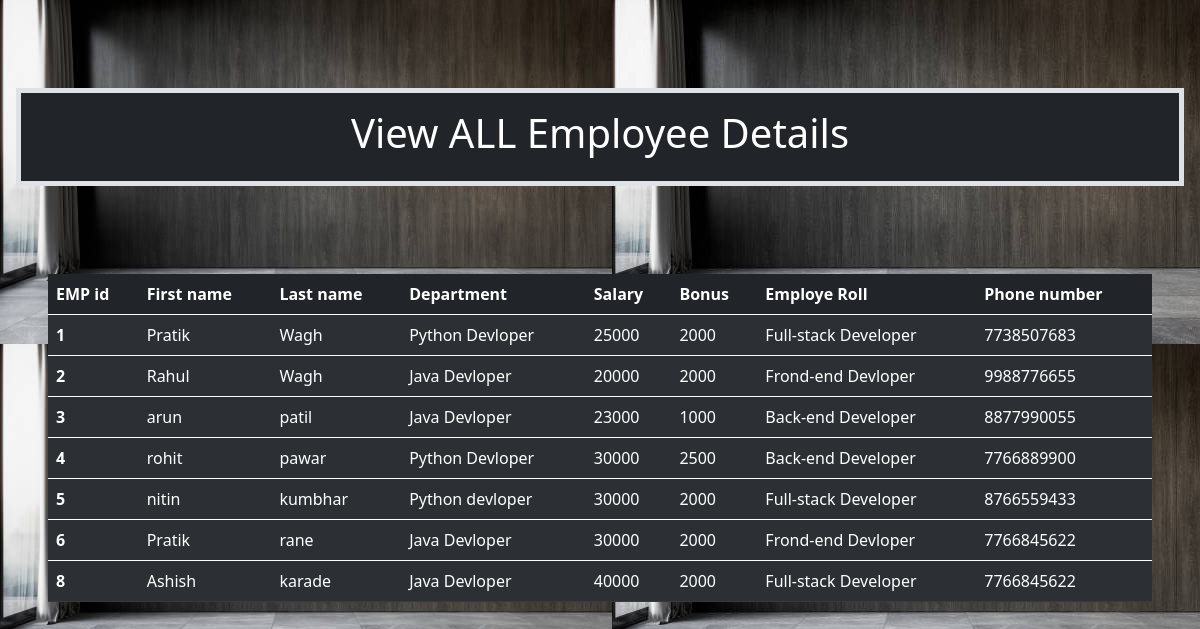
The app's page /all_emp with its own data.
### EMS/models.py (models this page shows, shortened)
class Employee(models.Model):
    first_name = models.CharField(max_length=100 , null=False)
    last_name = models.CharField(max_length=100 , null=False)
    dept = models.ForeignKey(Department , on_delete=models.CASCADE)
    salary = models.IntegerField(default=0)
    bonus = models.IntegerField(default=0)
    role = models.ForeignKey(Role , on_delete=models.CASCADE)
    phone = models.IntegerField(default=0)
    hire_date = models.DateField

class Department(models.Model):
    name = models.CharField(max_length=100 , null=False)
    location = models.CharField(max_length=100)
    def __str__(self):
        return self.name

class Role(models.Model):
    name = models.CharField(max_length=100)

### EMS/views.py (the view)
# urls.py: path('all_emp',views.all_emp,name='all_emp'),
def all_emp(request):
    emps = Employee.objects.all()
    context={'emps' : emps}
    return render(request , 'all_emp.html', context)

### templates/all_emp.html (shortened to what this page needs)
<!DOCTYPE html>
<html lang="en">
<head>
    <link href="https://cdn.jsdelivr.net/npm/bootstrap@5.0.2/dist/css/bootstrap.min.css" rel="stylesheet">
  </head>
<body >
  <br>
  <br>
  <br>
    <div class="container1 text-center text-white bg-dark p-3 m-3 border border-5">
        <h1> View ALL Employee Details</h1>
    </div>
<br>
    <div class="container2 p-5">
        <table class="table table-dark table-striped">
            <thead>
              <tr>
                <th scope="col">EMP id</th>
                <th scope="col">First name</th>
                <th scope="col">Last name</th>
                <th scope="col">Department</th>
                <th scope="col">Salary</th>
                <th scope="col">Bonus</th>
                <th scope="col">Employe Roll</th>
                <th scope="col">Phone number</th>
              </tr>
            </thead>
            {% for emp in emps %}
            <tbody>
              <tr>
                <th scope="row">{{emp.id}}</th>
                <td>{{emp.first_name}}</td>
                <td>{{emp.last_name}}</td>
                <td>{{emp.dept}}</td>
                <td>{{emp.salary}}</td>
                <td>{{emp.bonus}}</td>
                <td>{{emp.role.name}}</td>
                <td>{{emp.phone}}</td>
              </tr>
            </tbody>
            {% endfor %}
          </table>
    </div>
</body>
</html>

### templates/all_emp.html (style rules this page uses)
body { background-image: url(static/office1.jpg); }

### records on screen
Employee: id "1", first_name "Pratik", last_name "Wagh", dept "Python Devloper", salary "25000", bonus "2000", role.name "Full-stack Developer", phone "7738507683"
Employee: id "2", first_name "Rahul", last_name "Wagh", dept "Java Devloper", salary "20000", bonus "2000", role.name "Frond-end Devloper", phone "9988776655"
Employee: id "3", first_name "arun", last_name "patil", dept "Java Devloper", salary "23000", bonus "1000", role.name "Back-end Developer", phone "8877990055"
Employee: id "4", first_name "rohit", last_name "pawar", dept "Python Devloper", salary "30000", bonus "2500", role.name "Back-end Developer", phone "7766889900"
Employee: id "5", first_name "nitin", last_name "kumbhar", dept "Python devloper", salary "30000", bonus "2000", role.name "Full-stack Developer", phone "8766559433"
Employee: id "6", first_name "Pratik", last_name "rane", dept "Java Devloper", salary "30000", bonus "2000", role.name "Frond-end Devloper", phone "7766845622"
Employee: id "8", first_name "Ashish", last_name "karade", dept "Java Devloper", salary "40000", bonus "2000", role.name "Full-stack Developer", phone "7766845622"
